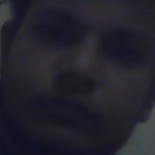
#> input picture faces/vishal kumar yadav/0.jpg, 155 x 155 px
$ python -i motion_detection.py   (imports and definitions only)
#> lines starting #> are read from the running program, lines starting #| are printed output that depends on the picture; after the words box and inside, x2 and y2 are one past the last pixel; in counts of white or black regions, pixels touching at a corner belong together
#> further down, picture is the input picture: shape (155, 155, 3); mean B, G, R 43.2, 33.6, 35
import cv2
import numpy as np
from datetime import datetime

class MotionDetector:
    def __init__(self, min_area=600, sensitivity=25):
        self.min_area = min_area
        self.sensitivity = sensitivity
        self.bg = cv2.createBackgroundSubtractorMOG2(
            history=400, varThreshold=16, detectShadows=False
        )
        self.kernel = cv2.getStructuringElement(cv2.MORPH_ELLIPSE, (3, 3))

    def detect(self, frame):
        if frame is None or frame.size == 0:
            return frame, False

        mask = self.bg.apply(frame)
#> mask: shape (155, 155); every value is 255
        mask = cv2.threshold(mask, self.sensitivity, 255, cv2.THRESH_BINARY)[1]
        mask = cv2.dilate(mask, self.kernel, iterations=2)

        motion = False
        contours, _ = cv2.findContours(mask, cv2.RETR_EXTERNAL, cv2.CHAIN_APPROX_SIMPLE)
#> contours = [[[0, 0], [0, 154], [154, 154], [154, 0]]]

        for c in contours:
            if cv2.contourArea(c) < self.min_area:
                continue
            motion = True
            x, y, w, h = cv2.boundingRect(c)
            cv2.rectangle(frame, (x,y), (x+w,y+h), (0,255,0), 2)
#> this loop made 1 pass
#> (c, motion, x, y, w, h) on pass 1: ([[0, 0], [0, 154], [154, 154], [154, 0]], True, 0, 0, 155, 155)
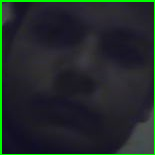
#> frame: shape (155, 155, 3); 3.83% of pixels changed, all inside (x1, y1, x2, y2) = (0, 0, 155, 155)

        cv2.putText(frame,
                    "MOTION" if motion else "NO MOTION",
                    (10,30),
                    cv2.FONT_HERSHEY_SIMPLEX,
                    1,
                    (0,255,0) if motion else (0,0,255),
                    2)
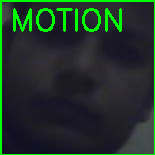
#> frame: shape (155, 155, 3); 4% of pixels changed, all inside (x1, y1, x2, y2) = (13, 8, 122, 32)
        return frame, motion

    def reset(self):
        self.bg = cv2.createBackgroundSubtractorMOG2()
        print("Background reset")

>>> import cv2
>>> picture = cv2.imread('faces/vishal kumar yadav/0.jpg')
>>> result = MotionDetector().detect(picture)

$ run again, on faces/vishal kumar yadav/1.jpg
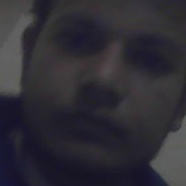
#> input picture faces/vishal kumar yadav/1.jpg, 186 x 186 px
#> picture is the input picture: shape (186, 186, 3); mean B, G, R 52.7, 45.2, 47.1
#> mask: shape (186, 186); every value is 255
#> contours = [[[0, 0], [0, 185], [185, 185], [185, 0]]]
#> the loop in detect, `for c in contours:` made 1 pass
#> (c, motion, x, y, w, h) on pass 1: ([[0, 0], [0, 185], [185, 185], [185, 0]], True, 0, 0, 186, 186)
#> after the loop in detect, `for c in contours:`:
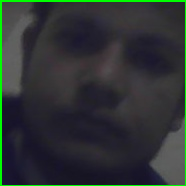
#> frame: shape (186, 186, 3); 3.2% of pixels changed, all inside (x1, y1, x2, y2) = (0, 0, 186, 186)
#> in detect, `cv2.putText(frame, "MOTION" if motion else "NO MOTION", (10,30), cv2.F..`:
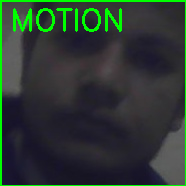
#> frame: shape (186, 186, 3); 2.78% of pixels changed, all inside (x1, y1, x2, y2) = (13, 8, 122, 32)

$ run again, on faces/vishal kumar yadav/10.jpg
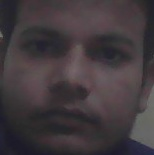
#> input picture faces/vishal kumar yadav/10.jpg, 154 x 155 px
#> picture is the input picture: shape (155, 154, 3); mean B, G, R 61.7, 57.9, 65.7
#> mask: shape (155, 154); every value is 255
#> contours = [[[0, 0], [0, 154], [153, 154], [153, 0]]]
#> the loop in detect, `for c in contours:` made 1 pass
#> (c, motion, x, y, w, h) on pass 1: ([[0, 0], [0, 154], [153, 154], [153, 0]], True, 0, 0, 154, 155)
#> after the loop in detect, `for c in contours:`:
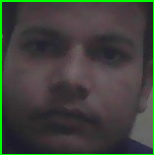
#> frame: shape (155, 154, 3); 3.85% of pixels changed, all inside (x1, y1, x2, y2) = (0, 0, 154, 155)
#> in detect, `cv2.putText(frame, "MOTION" if motion else "NO MOTION", (10,30), cv2.F..`:
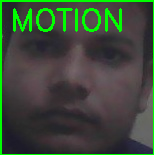
#> frame: shape (155, 154, 3); 4.03% of pixels changed, all inside (x1, y1, x2, y2) = (13, 8, 122, 32)
